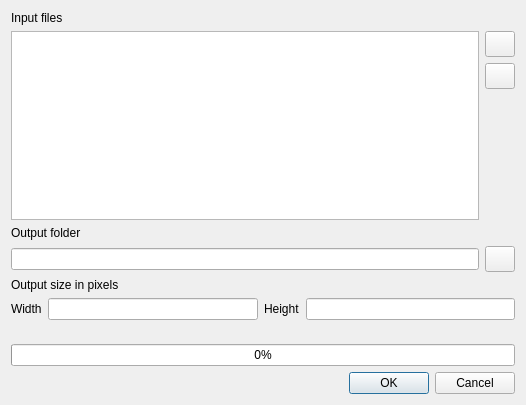
<ui version="4.0" >
 <class>OmgGdalWarpBase</class>
 <widget class="QDialog" name="OmgGdalWarpBase" >
  <property name="geometry" >
   <rect>
    <x>0</x>
    <y>0</y>
    <width>526</width>
    <height>405</height>
   </rect>
  </property>
  <property name="windowTitle" >
   <string>GDAL Warp</string>
  </property>
  <property name="windowIcon" >
   <iconset resource="../resources/resources.qrc" >:/om_icon_small.png</iconset>
  </property>
  <layout class="QGridLayout" >
   <item row="0" column="0" >
    <widget class="QLabel" name="lblInputFile" >
     <property name="text" >
      <string>Input files</string>
     </property>
     <property name="buddy" >
      <cstring>pbnRemoveFile</cstring>
     </property>
    </widget>
   </item>
   <item row="1" column="0" colspan="2" >
    <layout class="QGridLayout" >
     <item row="1" column="1" >
      <widget class="QPushButton" name="pbnRemoveFile" >
       <property name="sizePolicy" >
        <sizepolicy vsizetype="Fixed" hsizetype="Fixed" >
         <horstretch>0</horstretch>
         <verstretch>0</verstretch>
        </sizepolicy>
       </property>
       <property name="minimumSize" >
        <size>
         <width>30</width>
         <height>26</height>
        </size>
       </property>
       <property name="maximumSize" >
        <size>
         <width>30</width>
         <height>26</height>
        </size>
       </property>
       <property name="text" >
        <string/>
       </property>
       <property name="icon" >
        <iconset resource="../resources/resources.qrc" >:/edittrash.png</iconset>
       </property>
      </widget>
     </item>
     <item rowspan="3" row="0" column="0" >
      <widget class="QListWidget" name="lstInputFiles" />
     </item>
     <item row="0" column="1" >
      <widget class="QPushButton" name="pbnSelectFile" >
       <property name="minimumSize" >
        <size>
         <width>30</width>
         <height>26</height>
        </size>
       </property>
       <property name="maximumSize" >
        <size>
         <width>30</width>
         <height>26</height>
        </size>
       </property>
       <property name="text" >
        <string/>
       </property>
       <property name="icon" >
        <iconset resource="../resources/resources.qrc" >:/fileopen.png</iconset>
       </property>
      </widget>
     </item>
     <item row="2" column="1" >
      <spacer>
       <property name="orientation" >
        <enum>Qt::Vertical</enum>
       </property>
       <property name="sizeHint" >
        <size>
         <width>20</width>
         <height>20</height>
        </size>
       </property>
      </spacer>
     </item>
    </layout>
   </item>
   <item row="2" column="0" >
    <widget class="QLabel" name="lblOutputDir" >
     <property name="text" >
      <string>Output folder</string>
     </property>
     <property name="buddy" >
      <cstring>pbnRemoveFile</cstring>
     </property>
    </widget>
   </item>
   <item row="3" column="0" >
    <widget class="QLineEdit" name="leOutputDir" />
   </item>
   <item row="3" column="1" >
    <widget class="QPushButton" name="pbnSelectDir" >
     <property name="minimumSize" >
      <size>
       <width>30</width>
       <height>26</height>
      </size>
     </property>
     <property name="maximumSize" >
      <size>
       <width>30</width>
       <height>26</height>
      </size>
     </property>
     <property name="text" >
      <string/>
     </property>
     <property name="icon" >
      <iconset resource="../resources/resources.qrc" >:/fileopen.png</iconset>
     </property>
    </widget>
   </item>
   <item row="4" column="0" >
    <widget class="QLabel" name="lblOutputType_2" >
     <property name="text" >
      <string>Output size in pixels</string>
     </property>
     <property name="buddy" >
      <cstring>leWidth</cstring>
     </property>
    </widget>
   </item>
   <item row="5" column="0" colspan="2" >
    <layout class="QHBoxLayout" >
     <item>
      <widget class="QLabel" name="lblOutputType_2_2" >
       <property name="text" >
        <string>Width</string>
       </property>
       <property name="buddy" >
        <cstring>leWidth</cstring>
       </property>
      </widget>
     </item>
     <item>
      <widget class="QLineEdit" name="leWidth" />
     </item>
     <item>
      <widget class="QLabel" name="lblOutputType_2_2_2" >
       <property name="text" >
        <string>Height</string>
       </property>
       <property name="buddy" >
        <cstring>leWidth</cstring>
       </property>
      </widget>
     </item>
     <item>
      <widget class="QLineEdit" name="leHeight" />
     </item>
    </layout>
   </item>
   <item row="6" column="0" >
    <spacer>
     <property name="orientation" >
      <enum>Qt::Vertical</enum>
     </property>
     <property name="sizeHint" >
      <size>
       <width>30</width>
       <height>20</height>
      </size>
     </property>
    </spacer>
   </item>
   <item row="7" column="0" colspan="2" >
    <widget class="QProgressBar" name="progressBar" >
     <property name="value" >
      <number>0</number>
     </property>
     <property name="orientation" >
      <enum>Qt::Horizontal</enum>
     </property>
    </widget>
   </item>
   <item row="8" column="0" colspan="2" >
    <widget class="QDialogButtonBox" name="buttonBox" >
     <property name="standardButtons" >
      <set>QDialogButtonBox::Cancel|QDialogButtonBox::NoButton|QDialogButtonBox::Ok</set>
     </property>
    </widget>
   </item>
  </layout>
 </widget>
 <resources>
  <include location="../resources/resources.qrc" />
 </resources>
 <connections>
  <connection>
   <sender>buttonBox</sender>
   <signal>accepted()</signal>
   <receiver>OmgGdalWarpBase</receiver>
   <slot>accept()</slot>
   <hints>
    <hint type="sourcelabel" >
     <x>479</x>
     <y>375</y>
    </hint>
    <hint type="destinationlabel" >
     <x>521</x>
     <y>311</y>
    </hint>
   </hints>
  </connection>
  <connection>
   <sender>buttonBox</sender>
   <signal>rejected()</signal>
   <receiver>OmgGdalWarpBase</receiver>
   <slot>reject()</slot>
   <hints>
    <hint type="sourcelabel" >
     <x>416</x>
     <y>379</y>
    </hint>
    <hint type="destinationlabel" >
     <x>392</x>
     <y>307</y>
    </hint>
   </hints>
  </connection>
 </connections>
</ui>
